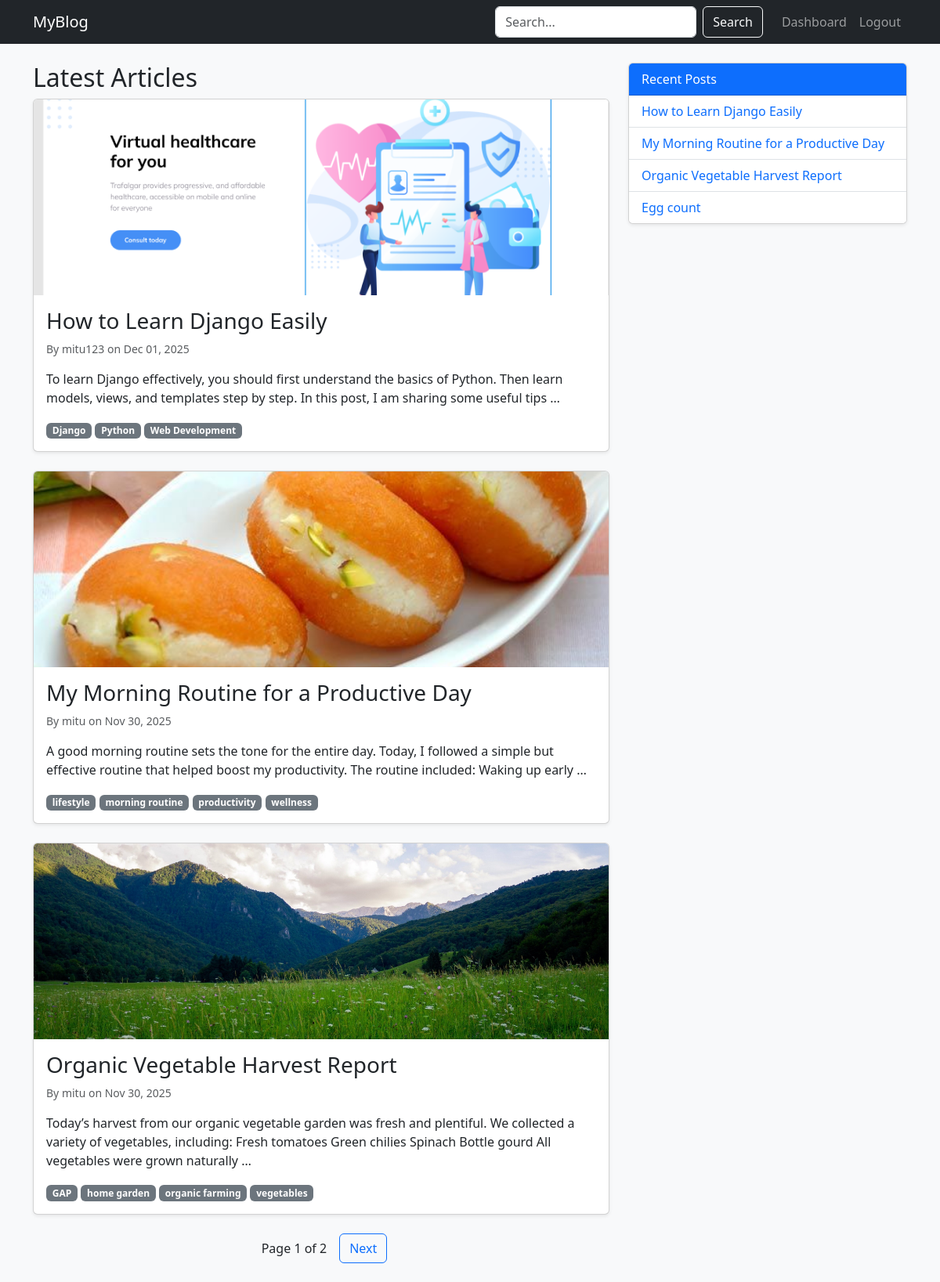
The app's page / (signed in) with its own data.
### blog/models.py (models this page shows, shortened)
class Post(models.Model):
    STATUS_CHOICES = (
        ('Draft', 'Draft'),
        ('Published', 'Published'),
    )
    title = models.CharField(max_length=200)
    slug = models.SlugField(unique=True, blank=True)
    author = models.ForeignKey(User, on_delete=models.CASCADE)
    content = models.TextField()
    featured_image = models.ImageField(upload_to='blog_images/', blank=True, null=True)
    status = models.CharField(max_length=10, choices=STATUS_CHOICES, default='Draft')
    created_at = models.DateTimeField(auto_now_add=True)
    updated_at = models.DateTimeField(auto_now=True)
    tags = TaggableManager() # 2.3 Tags
    likes = models.ManyToManyField(User, related_name='blog_likes', blank=True) # 2.2 Likes

### blog/views.py (the view)
# urls.py: path('', views.PostListView.as_view(), name='home'),
class PostListView(ListView):
    model = Post
    template_name = 'blog/home.html'
    context_object_name = 'posts'
    ordering = ['-created_at']
    paginate_by = 3
    def get_queryset(self):
        queryset = super().get_queryset().filter(status='Published')
        query = self.request.GET.get('q')
        if query:
            queryset = queryset.filter(
                Q(title__icontains=query) | Q(content__icontains=query)
            )
        tag_slug = self.kwargs.get('tag_slug')
        if tag_slug:
            tag = get_object_or_404(Tag, slug=tag_slug)
            queryset = queryset.filter(tags__in=[tag])
        return queryset

### blog/templatetags/blog_extras.py (called while the page is built)
@register.simple_tag
def get_recent_posts(count=5):
    return Post.objects.filter(status='Published').order_by('-created_at')[:count]

### blog/templates/blog/home.html (shortened to what this page needs)
{% extends 'blog/base.html' %}
{% block content %}
    <h2>Latest Articles</h2>
    {% for post in posts %}
        <div class="card mb-4 shadow-sm">
            {% if post.featured_image %}
                <img src="{{ post.featured_image.url }}" class="card-img-top" style="height: 250px; object-fit: cover;">
            {% endif %}
            <div class="card-body">
                <h3><a href="{% url 'post_detail' post.slug %}" class="text-decoration-none text-dark">{{ post.title }}</a></h3>
                <p class="text-muted small">By {{ post.author }} on {{ post.created_at|date:"M d, Y" }}</p>
                <p class="card-text">{{ post.content|truncatewords:30 }}</p>
                <div class="mt-2">
                    {% for tag in post.tags.all %}
                        <a href="{% url 'post_by_tag' tag.slug %}" class="badge bg-secondary text-decoration-none">{{ tag.name }}</a>
                    {% endfor %}
                </div>
            </div>
        </div>
    {% empty %}
        <p>No published posts found.</p>
    {% endfor %}
    {% if is_paginated %}
        <div class="pagination justify-content-center my-4">
            <span class="align-self-center mx-2">Page {{ page_obj.number }} of {{ page_obj.paginator.num_pages }}</span>
            {% if page_obj.has_next %}
                <a class="btn btn-outline-primary ms-2" href="?page={{ page_obj.next_page_number }}{% if request.GET.q %}&q={{ request.GET.q }}{% endif %}">Next</a>
            {% endif %}
        </div>
    {% endif %}
{% endblock %}

### blog/templates/blog/base.html (shortened to what this page needs)
{% load static %}
{% load blog_extras %}
<!DOCTYPE html>
<html lang="en">
<head>
    <link href="https://cdn.jsdelivr.net/npm/bootstrap@5.3.0/dist/css/bootstrap.min.css" rel="stylesheet">
</head>
<body class="bg-light">
    <nav class="navbar navbar-expand-lg navbar-dark bg-dark mb-4">
        <div class="container">
            <a class="navbar-brand" href="{% url 'home' %}">MyBlog</a>
            <div class="navbar-nav ms-auto">
                <form class="d-flex me-3" method="GET" action="{% url 'home' %}">
                    <input class="form-control me-2" type="search" name="q" placeholder="Search..." value="{{ request.GET.q }}">
                    <button class="btn btn-outline-light" type="submit">Search</button>
                </form>
                {% if user.is_authenticated %}
                    <a class="nav-link" href="{% url 'dashboard' %}">Dashboard</a>
                    <form action="{% url 'logout' %}" method="POST" class="d-inline">
                        <button class="btn nav-link">Logout</button>
                    </form>
                {% else %}
                    <a class="nav-link" href="{% url 'login' %}">Login</a>
                {% endif %}
            </div>
        </div>
    </nav>
    <div class="container">
        <div class="row">
            <div class="col-md-8">
                {% block content %}{% endblock %}
            </div>
            <div class="col-md-4">
                <div class="card shadow-sm">
                    <div class="card-header bg-primary text-white">Recent Posts</div>
                    <ul class="list-group list-group-flush">
                        {% get_recent_posts 5 as recent_posts %}
                        {% for post in recent_posts %}
                            <li class="list-group-item">
                                <a href="{% url 'post_detail' post.slug %}" class="text-decoration-none">{{ post.title }}</a>
                            </li>
                        {% empty %}
                            <li class="list-group-item">No posts yet.</li>
                        {% endfor %}
                    </ul>
                </div>
            </div>
        </div>
    </div>
</body>
</html>

### records on screen
Post: featured_image (picture), title "How to Learn Django Easily", author "mitu123", created_at "Dec 01, 2025", content "To learn Django effectively, you should first understand the basics of Python. Then learn models, views, and templates step by step. In this post, I am sharing some useful tips …"
Tag: name "Django"
Tag: name "Python"
Tag: name "Web Development"
Post: featured_image (picture), title "My Morning Routine for a Productive Day", author "mitu", created_at "Nov 30, 2025", content "A good morning routine sets the tone for the entire day. Today, I followed a simple but effective routine that helped boost my productivity. The routine included: Waking up early …"
Tag: name "lifestyle"
Tag: name "morning routine"
Tag: name "productivity"
Tag: name "wellness"
Post: featured_image (picture), title "Organic Vegetable Harvest Report", author "mitu", created_at "Nov 30, 2025", content "Today’s harvest from our organic vegetable garden was fresh and plentiful. We collected a variety of vegetables, including: Fresh tomatoes Green chilies Spinach Bottle gourd All vegetables were grown naturally …"
Tag: name "GAP"
Tag: name "home garden"
Tag: name "organic farming"
Tag: name "vegetables"
Post: title "Egg count"

### other values on screen
{{ page_obj.number }} "1"
{{ page_obj.paginator.num_pages }} "2"
